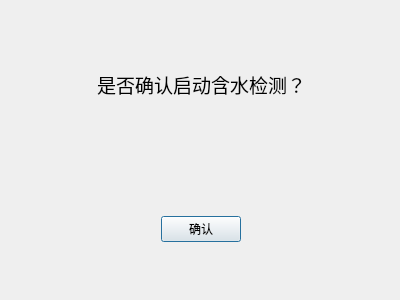
<?xml version="1.0" encoding="UTF-8"?>
<ui version="4.0">
 <class>waterdi</class>
 <widget class="QDialog" name="waterdi">
  <property name="geometry">
   <rect>
    <x>0</x>
    <y>0</y>
    <width>400</width>
    <height>300</height>
   </rect>
  </property>
  <property name="windowTitle">
   <string>Dialog</string>
  </property>
  <widget class="QWidget" name="widget_2" native="true">
   <property name="geometry">
    <rect>
     <x>10</x>
     <y>16</y>
     <width>382</width>
     <height>138</height>
    </rect>
   </property>
   <layout class="QHBoxLayout" name="horizontalLayout_2">
    <item>
     <spacer name="horizontalSpacer_3">
      <property name="orientation">
       <enum>Qt::Horizontal</enum>
      </property>
      <property name="sizeHint" stdset="0">
       <size>
        <width>68</width>
        <height>20</height>
       </size>
      </property>
     </spacer>
    </item>
    <item>
     <widget class="QLabel" name="label">
      <property name="text">
       <string>&lt;html&gt;&lt;head/&gt;&lt;body&gt;&lt;p&gt;&lt;span style=&quot; font-size:14pt;&quot;&gt;是否确认启动含水检测？&lt;/span&gt;&lt;/p&gt;&lt;/body&gt;&lt;/html&gt;</string>
      </property>
     </widget>
    </item>
    <item>
     <spacer name="horizontalSpacer_4">
      <property name="orientation">
       <enum>Qt::Horizontal</enum>
      </property>
      <property name="sizeHint" stdset="0">
       <size>
        <width>68</width>
        <height>20</height>
       </size>
      </property>
     </spacer>
    </item>
   </layout>
  </widget>
  <widget class="QWidget" name="widget" native="true">
   <property name="geometry">
    <rect>
     <x>10</x>
     <y>160</y>
     <width>382</width>
     <height>138</height>
    </rect>
   </property>
   <layout class="QHBoxLayout" name="horizontalLayout">
    <item>
     <spacer name="horizontalSpacer">
      <property name="orientation">
       <enum>Qt::Horizontal</enum>
      </property>
      <property name="sizeHint" stdset="0">
       <size>
        <width>40</width>
        <height>20</height>
       </size>
      </property>
     </spacer>
    </item>
    <item>
     <widget class="QPushButton" name="confirm_2">
      <property name="text">
       <string>确认</string>
      </property>
     </widget>
    </item>
    <item>
     <spacer name="horizontalSpacer_2">
      <property name="orientation">
       <enum>Qt::Horizontal</enum>
      </property>
      <property name="sizeHint" stdset="0">
       <size>
        <width>40</width>
        <height>20</height>
       </size>
      </property>
     </spacer>
    </item>
   </layout>
  </widget>
 </widget>
 <resources/>
 <connections/>
</ui>
